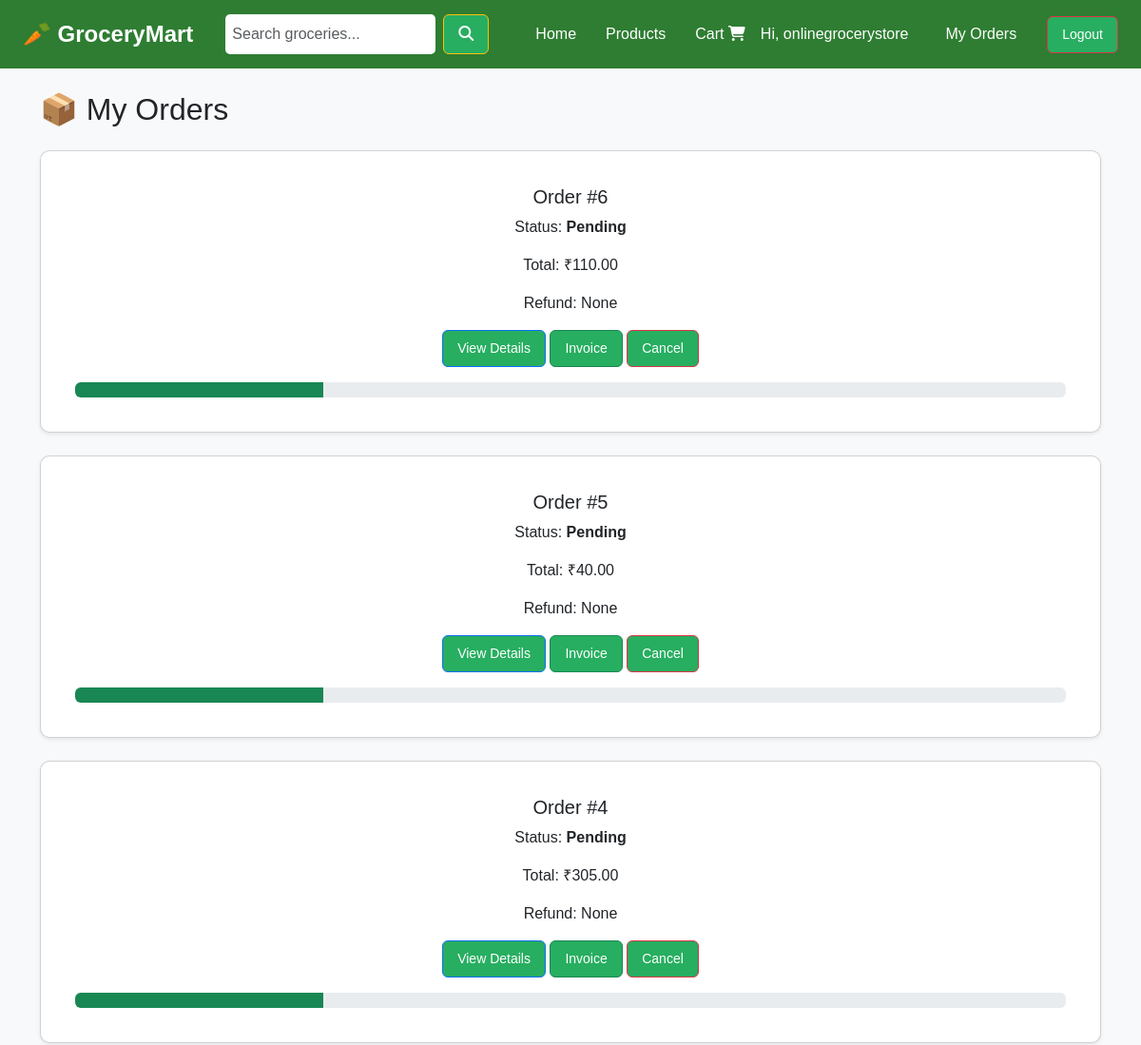
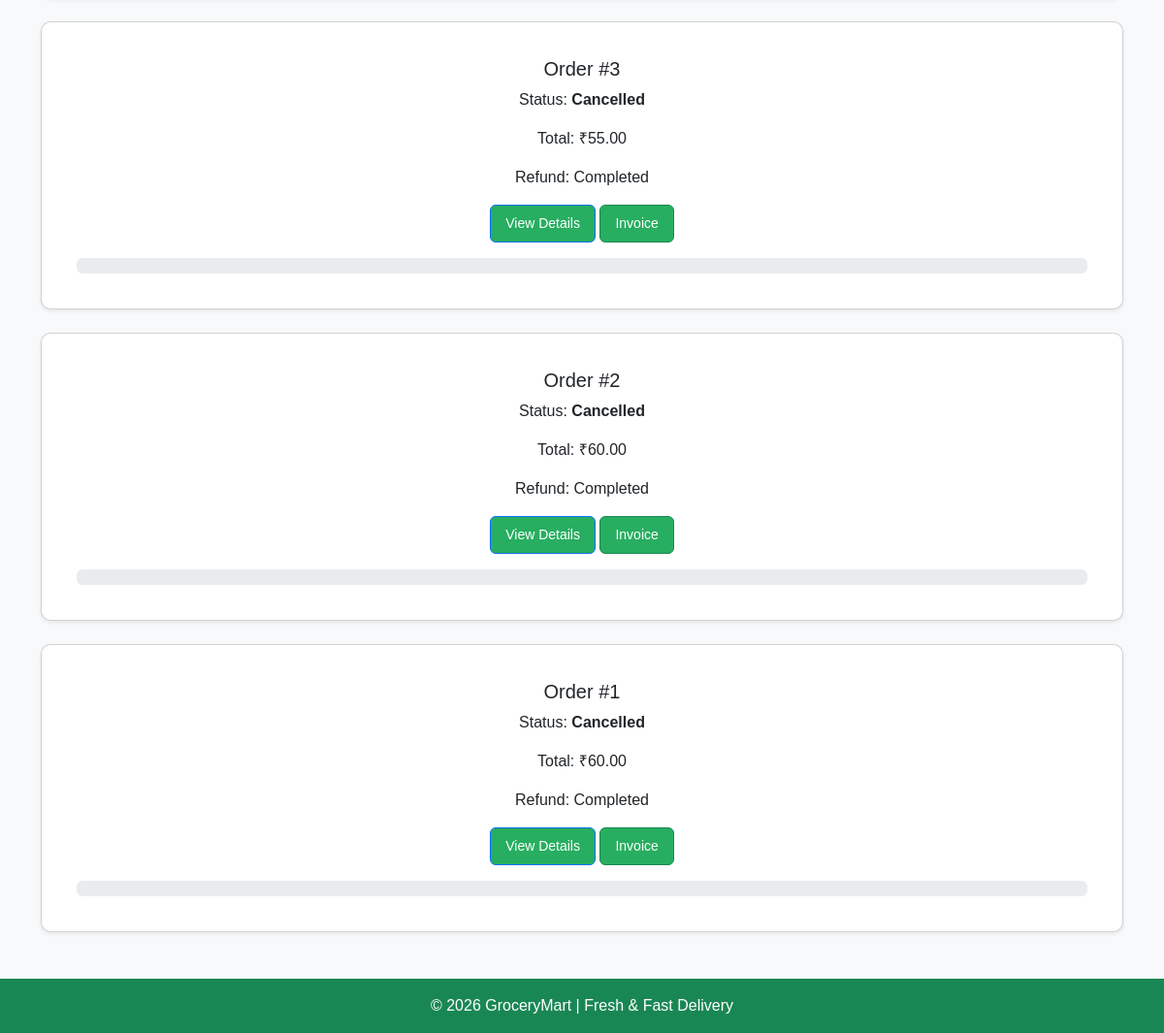
/my-orders/ (signed in), run on the app's committed database (2 pictures, top to bottom).
### store/models.py (models this page shows, shortened)
class Order(models.Model):
    STATUS_CHOICES = [
        ('Pending', 'Pending'),
        ('Processing', 'Processing'),
        ('Out for Delivery', 'Out for Delivery'),
        ('Delivered', 'Delivered'),
        ('Cancelled', 'Cancelled'),
    ]
    PAYMENT_CHOICES = [
        ('COD', 'Cash on Delivery'),
        ('ONLINE', 'Online Payment'),
    ]
    user = models.ForeignKey(User, on_delete=models.CASCADE)
    total_amount = models.DecimalField(max_digits=10, decimal_places=2)
    status = models.CharField(max_length=30, choices=STATUS_CHOICES, default='Pending')
    payment_method = models.CharField(max_length=10, choices=PAYMENT_CHOICES, default='COD')
    refund_status = models.CharField(max_length=20, default='None')
    created_at = models.DateTimeField(auto_now_add=True)
    estimated_delivery = models.DateField(null=True, blank=True)
    delivered_on = models.DateField(null=True, blank=True)
    def can_cancel(self):
        return self.status in ['Pending', 'Processing']

### store/views.py (the view)
# urls.py: path('my-orders/', views.my_orders, name='my_orders'),
@login_required
def my_orders(request):
    orders = Order.objects.filter(user=request.user).order_by('-created_at')
    return render(request, 'my_orders.html', {'orders': orders})

### store/templates/my_orders.html
{% extends 'base.html' %}
{% block content %}
<h2 class="mb-4">📦 My Orders</h2>
{% for order in orders %}
<div class="card mb-4 shadow-sm">
    <div class="card-body">
        <h5>Order #{{ order.id }}</h5>
        <p>Status: <strong>{{ order.status }}</strong></p>
        <p>Total: ₹{{ order.total_amount }}</p>
        <p>Refund: {{ order.refund_status }}</p>
        <a href="{% url 'order_detail' order.id %}" class="btn btn-primary btn-sm">
            View Details
        </a>
        <a href="{% url 'download_invoice' order.id %}" class="btn btn-success btn-sm">
            Invoice
        </a>
        {% if order.can_cancel %}
            <a href="{% url 'cancel_order' order.id %}"
               class="btn btn-danger btn-sm"
               onclick="return confirm('Cancel order?');">
               Cancel
            </a>
        {% endif %}
        <div class="mt-3">
            <div class="progress">
                <div class="progress-bar bg-success"
                     style="width:
                     {% if order.status == 'Pending' %}25%
                     {% elif order.status == 'Processing' %}50%
                     {% elif order.status == 'Out for Delivery' %}75%
                     {% elif order.status == 'Delivered' %}100%
                     {% else %}0%
                     {% endif %}">
                </div>
            </div>
        </div>
    </div>
</div>
{% empty %}
<p>No orders yet.</p>
{% endfor %}
{% endblock %}

### store/templates/base.html (shortened to what this page needs)
{% load static %}
<!DOCTYPE html>
<html lang="en">
<head>
    <link href="https://cdn.jsdelivr.net/npm/bootstrap@5.3.2/dist/css/bootstrap.min.css" rel="stylesheet">
    <link rel="stylesheet"
          href="https://cdnjs.cloudflare.com/ajax/libs/font-awesome/6.5.0/css/all.min.css">
    <link rel="stylesheet" href="{% static 'css/style.css' %}">
</head>
<body class="bg-light">
<header class="navbar d-flex align-items-center justify-content-between px-4">
    <div class="logo fw-bold fs-4 text-white">
        🥕 GroceryMart
    </div>
    <form method="GET" action="{% url 'search' %}" class="search-box d-flex">
        <input type="text" name="q" placeholder="Search groceries..." class="form-control me-2">
        <button type="submit" class="btn btn-warning">
            <i class="fas fa-search"></i>
        </button>
    </form>
    <nav class="d-flex align-items-center gap-3">
        <a href="/" class="text-white text-decoration-none">Home</a>
        <a href="/products/" class="text-white text-decoration-none">Products</a>
        <a href="/cart/" class="text-white text-decoration-none">
            Cart <i class="fas fa-shopping-cart"></i>
        </a>
        {% if user.is_authenticated %}
            <span class="text-white me-2">Hi, {{ user.username }}</span>
            <a href="{% url 'my_orders' %}" class="text-white text-decoration-none me-3">
                My Orders
            </a>
            <form method="post" action="{% url 'logout' %}" style="display:inline;">
                <button type="submit" class="btn btn-danger btn-sm">
                    Logout
                </button>
            </form>
        {% endif %}
    </nav>
</header>
<main class="container mt-4 mb-5">
    {% block content %}
    {% endblock %}
</main>
<footer class="text-center py-3 bg-success text-white">
    <p class="mb-0">© 2026 GroceryMart | Fresh & Fast Delivery</p>
</footer>
</body>
</html>

### store/static/css/style.css (style rules this page uses)
body { font-family: 'Poppins', sans-serif; margin: 0; background: #f5f5f5; }
.navbar { display: flex; justify-content: space-between; padding: 15px 30px; background: #2E7D32; color: white; }
.navbar a { color: white; margin-left: 15px; text-decoration: none; }
.search-box input { padding: 7px; border-radius: 5px; border: none; }
.btn { padding: 10px 20px; background: #FF9800; color: white; text-decoration: none; border-radius: 5px; }
.card, .product-card { background: white; padding: 20px; border-radius: 10px; box-shadow: 0 2px 8px rgba(0, 0, 0, 0.1); text-align: center; }
footer { text-align: center; padding: 15px; background: #2E7D32; color: white; }
.btn { background: #27ae60; color: white; padding: 8px 15px; border-radius: 6px; text-decoration: none; }

### data on the page
Order: id "6", status "Pending", total_amount "110.00", refund_status "None", shows "Cancel"
Order: id "5", status "Pending", total_amount "40.00", refund_status "None", shows "Cancel"
Order: id "4", status "Pending", total_amount "305.00", refund_status "None", shows "Cancel"
Order: id "3", status "Cancelled", total_amount "55.00", refund_status "Completed"
Order: id "2", status "Cancelled", total_amount "60.00", refund_status "Completed"
Order: id "1", status "Cancelled", total_amount "60.00", refund_status "Completed"

### other printed values
{{ user.username }} "onlinegrocerystore"
